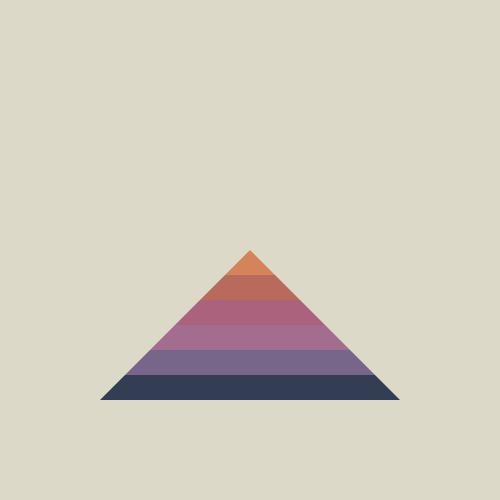
Frame 1 (no input)
Frame 60 (no input): identical to frame 1, image omitted
Frame 120 (the mouse pressed at the canvas centre since frame 60): identical to frame 1, image omitted

The p5.js sketch that drew this single still picture (run headless with seeded random() and noise() and a simulated clock; from frame 60 on, the mouse is pressed at the canvas centre):

// p5.js sketch
// ── sketch.js
function setup() {
  createCanvas(500,500);
  background(220,217,200)

}

function draw() {
	var x = 400;
	var b = 100;
	var c = 125;
	var d = 375;
	var f = 375;

	//change e to change increment
	if (keyIsPressed === true & mouseIsPressed === true){
		var e = random(20,50)
	} else {
			var e = 25;
			background(220,217,200)
	};




//first section
push();
	if (keyIsPressed === true) {
		noStroke();
    fill(random(256),random(256),random(256));
  } else {
noStroke();
    fill(51,62,84);
  }

  quad(x,x,b,x,c,d,d,f);
 pop();
//secon section
push();
	if (keyIsPressed === true) {
		noStroke();
    fill(random(256),random(256),random(256));
  } else {
  	noStroke();
    fill(119,101,138);
  }

  quad(x-e,x-e,b+e,x-e,c+e,d-e,d-e,f-e);
 pop();
 //third section
 push();
	if (keyIsPressed === true) {
		noStroke();
    fill(random(256),random(256),random(256));
  } else {
  	noStroke();
    fill(163,109,143);
  }

  quad(x-e*2,x-e*2,b+e*2,x-e*2,c+e*2,d-e*2,d-e*2,f-e*2);
 pop();
 // forth section
push();
	if (keyIsPressed === true) {
		noStroke();
    fill(random(256),random(256),random(256));
  } else {
  	noStroke();
    fill(171,98,125);
  }

  quad(x-e*3,x-e*3,b+e*3,x-e*3,c+e*3,d-e*3,d-e*3,f-e*3);
 pop();
 //fith section
push();
	if (keyIsPressed === true) {
		noStroke();
    fill(random(256),random(256),random(256));
  } else {
  	noStroke();
    fill(184,106,93);
  }

  quad(x-e*4,x-e*4,b+e*4,x-e*4,c+e*4,d-e*4,d-e*4,f-e*4);
 pop();
 //sixth section

push();
	if (keyIsPressed === true) {
		noStroke();
    fill(random(256),random(256),random(256));
  } else {
  	noStroke();
    fill(213,131,91);
  }

  quad(x-e*5,x-e*5,b+e*5,x-e*5,c+e*5,d-e*5,d-e*5,f-e*5);
 pop();

}
function keyPressed(){


}
